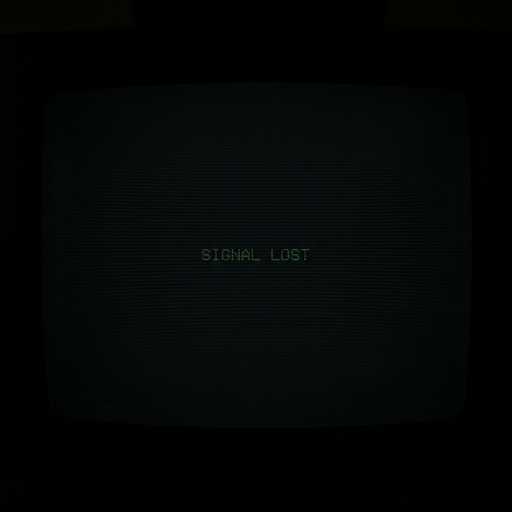
#> input picture html/offline_placeholder_dark.png, 1024 x 1024 px (shown at 1/2 size); its folder holds only this picture in this run
$ python -i ocr_keyword.py   (imports and definitions only)   (older library calls are emulated)
#> lines starting #> are read from the running program, lines starting #| are printed output that depends on the picture; after the words box and inside, x2 and y2 are one past the last pixel; in counts of white or black regions, pixels touching at a corner belong together
"""OCR Keyword Detection — event-triggered, region-aware, regex pattern groups.

Improvements over v1:
- Regex pattern groups (combat, victory, intensity, sports) instead of flat keyword list
- Frame preprocessing: grayscale + contrast boost before Tesseract
- Dynamic text region detection via OpenCV (graceful fallback to full-frame if cv2 absent)
- OCR text normalization (0→o, 1→l, 5→s, lowercase, strip punctuation)
- Tesseract config: primary --oem 1 --psm 6, fallback --psm 11
- Temporal boost: same pattern fires ≥2 times within 3s → +0.2
- All OpenCV operations run in a thread via asyncio.to_thread to avoid blocking
"""

import asyncio
import logging
import os
import re
import tempfile
from pathlib import Path
from collections import defaultdict

from . import BaseSignal

logger = logging.getLogger(__name__)

# ── Compiled regex patterns (module-level) ─────────────────────────────────────

COMBAT_RE = re.compile(
    r"\b(kill(ed|ing)?|eliminat(ed|ion|e)?|slain|defeat(ed)?|down(ed)?"
    r"|knock(ed)?|finish(ed)?|head\s?shot|ace|clutch)\b",
    re.IGNORECASE,
)

VICTORY_RE = re.compile(
    r"\b(victor(y|ious)?|win(s|ner|ning)?|defeat(ed)?|champion|game\s+over"
    r"|round\s+win|mvp|flawless|match\s+complete)\b",
    re.IGNORECASE,
)

INTENSITY_RE = re.compile(
    r"\b(1v[1-5]|last\s+player|overtime|sudden\s+death|match\s+point"
    r"|ultimate|critical|first\s+blood|penta|multi\s?kill)\b",
    re.IGNORECASE,
)

SPORTS_RE = re.compile(
    r"\b(goal|scor(ed|ing)?|touchdown|home\s+run|hat\s+trick|strike)\b",
    re.IGNORECASE,
)

KILLFEED_RE = re.compile(
    r"(\b[A-Z][a-zA-Z0-9_]{2,15}\b\s*[^a-zA-Z0-9\s]{1,4}\s*\b[A-Z][a-zA-Z0-9_]{2,15}\b|\[[a-zA-Z0-9_]+\]\s*[^a-zA-Z0-9\s]{1,4}\s*\[[a-zA-Z0-9_]+\])",
)

ALL_PATTERNS = [
    ("combat", COMBAT_RE, 0.6),
    ("victory", VICTORY_RE, 0.8),
    ("intensity", INTENSITY_RE, 0.5),
    ("sports", SPORTS_RE, 0.5),
    ("killfeed", KILLFEED_RE, 0.6),
]

PVP_KILL_RE = re.compile(
    r"\b([A-Z][a-zA-Z0-9]{2,12})\b\s*([^a-zA-Z0-9\s]{1,3})\s*\b([A-Z][a-zA-Z0-9]{2,12})\b",
)


# [48 lines left out: functions _normalize_ocr_text, _score_text, _run_tesseract_with_conf, not called in this run]


# ── OpenCV region detection

def _detect_text_regions_cv2(img_array):
    """
    Use OpenCV Sobel + morphological close to detect text-like contour regions.
    Returns list of (x, y, w, h) tuples, or empty list if nothing found.
    Runs single-core friendly (no parallelism inside).
    """
    import cv2
    import numpy as np

    gray = cv2.cvtColor(img_array, cv2.COLOR_RGB2GRAY)

    # Sobel edge detection
    sobelx = cv2.Sobel(gray, cv2.CV_64F, 1, 0, ksize=3)
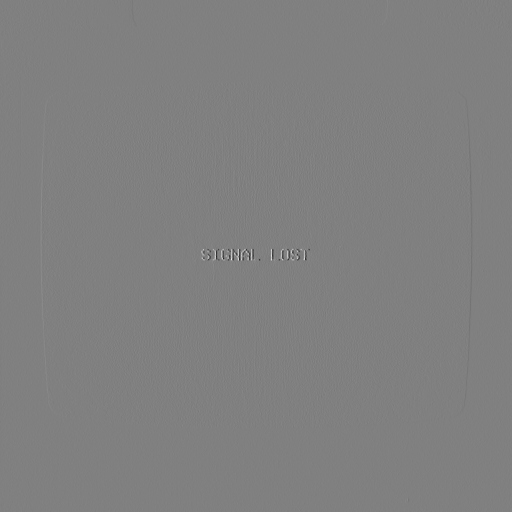
#> sobelx: shape (1024, 1024) float64 (shown at 1/2 size); min -251, max 248, mean 0; drawn with min black and max white
    sobely = cv2.Sobel(gray, cv2.CV_64F, 0, 1, ksize=3)
    edges = cv2.convertScaleAbs(sobelx) + cv2.convertScaleAbs(sobely)
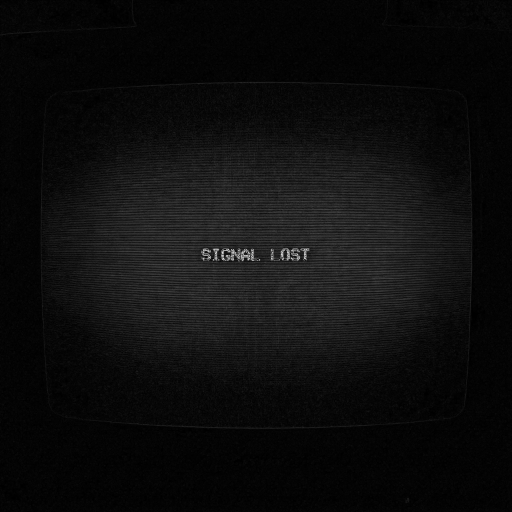
#> edges: shape (1024, 1024) (shown at 1/2 size); min 0, max 255, mean 13.3
    _, binary = cv2.threshold(edges, 50, 255, cv2.THRESH_BINARY)
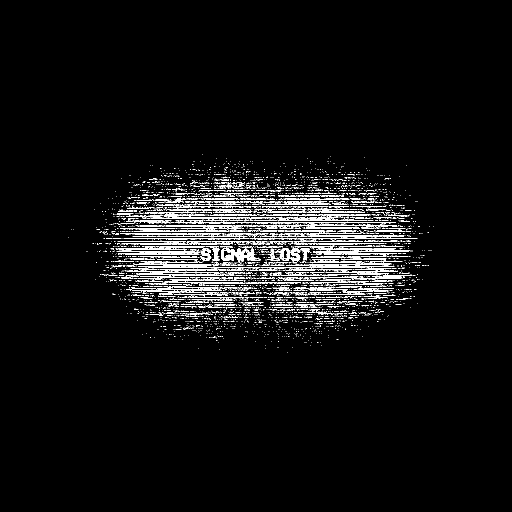
#> binary: shape (1024, 1024) (shown at 1/2 size); 4.1% white in thin lines or dots, all inside (x1, y1, x2, y2) = (136, 309, 867, 706)

    # Morphological close to join nearby text glyphs
    kernel = cv2.getStructuringElement(cv2.MORPH_RECT, (20, 5))
    closed = cv2.morphologyEx(binary, cv2.MORPH_CLOSE, kernel)
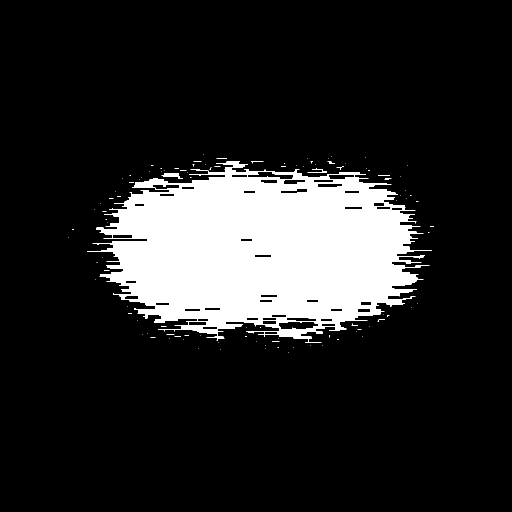
#> closed: shape (1024, 1024) (shown at 1/2 size); 15% white; 108 white regions (100 under 20 px)

    contours, _ = cv2.findContours(closed, cv2.RETR_EXTERNAL, cv2.CHAIN_APPROX_SIMPLE)
#> contours = 108 contours, 105 with area under 20; largest, box (x1, y1, x2, y2) and area: (174, 323, 864, 685) 162060, (323, 347, 365, 358) 196, (615, 336, 654, 346) 24

    regions = []
    h_img, w_img = gray.shape
#> h_img = 1024; w_img = 1024
    for cnt in contours:
        x, y, w, h = cv2.boundingRect(cnt)
        if w < 15 or h > 200:
            continue
        aspect = w / max(h, 1)
        if aspect < 0.5 or aspect > 30:
            continue
        if w * h < 100:
            continue
        regions.append((x, y, w, h))
#> this loop made 108 passes
#> (x, y, w, h) on passes 1, 2, 3, 4, 5, 7, 8, 9, 10, 12, 14, 15: (576, 705, 1, 1), (440, 698, 1, 1), (531, 697, 1, 1), (397, 696, 1, 1), (586, 694, 1, 1), (644, 691, 1, 1), (621, 691, 1, 1), (531, 690, 1, 1), (437, 684, 1, 1), (512, 683, 1, 1), (366, 678, 1, 1), (557, 676, 1, 1)
#> (cnt, x, y, w, h) on passes 6, 13, 17, 19, 20, 22: ([[555, 694], [557, 694]], 555, 694, 3, 1), ([[674, 678], [677, 678]], 674, 678, 4, 1), ([[301, 674], [310, 674]], 301, 674, 10, 1), ([[490, 672], [490, 673], [491, 672], [493, 672]], 490, 672, 4, 2), ([[349, 672], [361, 672]], 349, 672, 13, 1), ([[369, 671], [377, 671]], 369, 671, 9, 1)
#> after the loop, regions = [(323, 347, 42, 11), (615, 336, 39, 10), (502, 323, 25, 4)]

    return regions


# [203 lines that did not run here, left out]

>>> import cv2
>>> picture = cv2.cvtColor(cv2.imread('../../../../../html/offline_placeholder_dark.png'), cv2.COLOR_BGR2RGB)
>>> result = _detect_text_regions_cv2(picture)
#> result has the same summary as regions in _detect_text_regions_cv2
